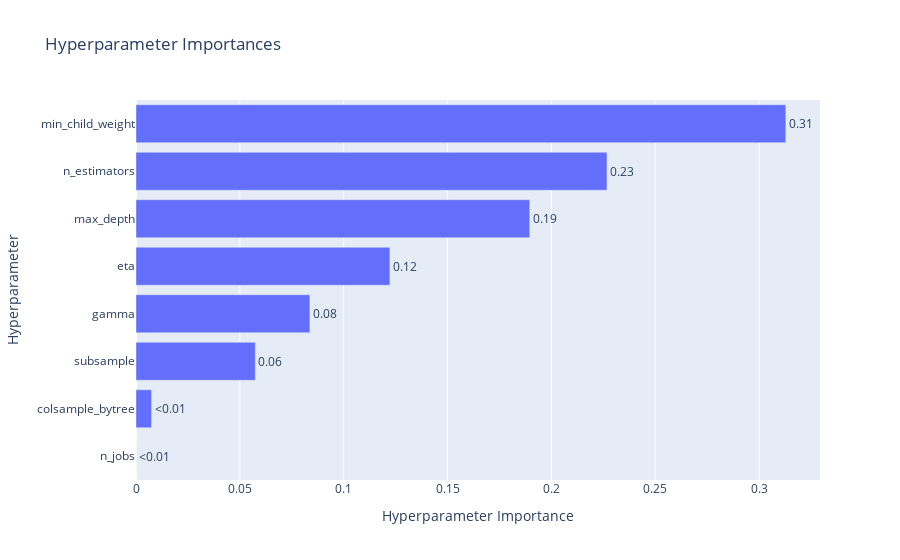

Notebook code cell kept with this figure:
### Code cell
fig = optuna.visualization.plot_param_importances(study)
fig.show()

### Figure 1 — Plotly figure (JSON) as saved in the notebook; plotly's stock layout.template omitted (floating-point values rounded to 4 significant figures)
{"data": [{"cliponaxis": false, "hovertemplate": ["n_jobs (IntDistribution): 0.0<extra></extra>", "colsample_bytree (FloatDistribution): 0.007486912840953467<extra></extra>", "subsample (FloatDistribution): 0.057432474906600015<extra></extra>", "gamma (FloatDistribution): 0.0837144549280393<extra></extra>", "eta (FloatDistribution): 0.12223553139368022<extra></extra>", "max_depth (IntDistribution): 0.18955032255943274<extra></extra>", "n_estimators (IntDistribution): 0.22675231563071926<extra></extra>", "min_child_weight (IntDistribution): 0.31282798774057513<extra></extra>"], "name": "Objective Value", "orientation": "h", "text": ["<0.01", "<0.01", "0.06", "0.08", "0.12", "0.19", "0.23", "0.31"], "textposition": "outside", "type": "bar", "x": [0, 0.007487, 0.05743, 0.08371, 0.1222, 0.1896, 0.2268, 0.3128], "y": ["n_jobs", "colsample_bytree", "subsample", "gamma", "eta", "max_depth", "n_estimators", "min_child_weight"]}], "layout": {"title": {"text": "Hyperparameter Importances"}, "xaxis": {"title": {"text": "Hyperparameter Importance"}}, "yaxis": {"title": {"text": "Hyperparameter"}}}}
